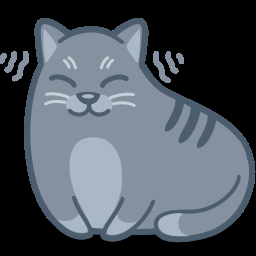
#> input picture assets/cats_pic.png, 256 x 256 px
$ jupyter execute test1.ipynb
#> lines starting #> are read from the running program, lines starting #| are printed output that depends on the picture
[cell 1]
import cv2
img = cv2.imread('assets/cats_pic.png', 0)
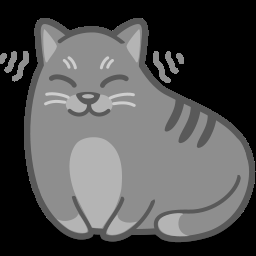
#> img: shape (256, 256); min 0, max 206, mean 81.5
img = cv2.resize(img, (0, 0), fx=0.5, fy=0.5)
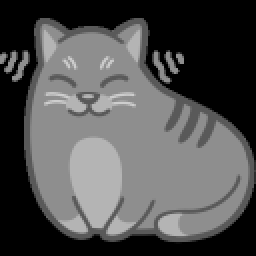
#> img: shape (128, 128) (shown 2 times larger); min 0, max 206, mean 81.5

cv2.imshow('Image', img)
cv2.waitKey(0)
cv2.destroyAllWindows()
